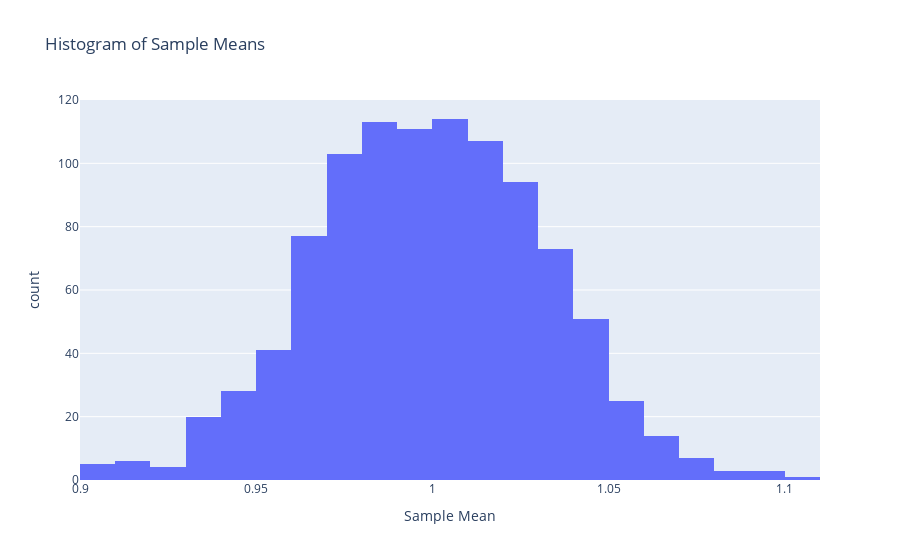

Here is the notebook cell this chart was saved with:
### Code cell


### Figure 1 — Plotly figure (JSON) as saved in the notebook; plotly's stock layout.template omitted (floating-point values rounded to 4 significant figures; data arrays with more than 128 entries replaced by an {"elided": "..."} marker saying what was removed)
{"data": [{"alignmentgroup": "True", "bingroup": "x", "hovertemplate": "Sample Mean=%{x}<br>count=%{y}<extra></extra>", "legendgroup": "", "marker": {"color": "#636efa", "pattern": {"shape": ""}}, "name": "", "nbinsx": 30, "offsetgroup": "", "orientation": "v", "showlegend": false, "type": "histogram", "x": {"elided": "1000 float values"}, "xaxis": "x", "yaxis": "y"}], "layout": {"barmode": "relative", "legend": {"tracegroupgap": 0}, "title": {"text": "Histogram of Sample Means"}, "xaxis": {"anchor": "y", "domain": [0, 1], "title": {"text": "Sample Mean"}}, "yaxis": {"anchor": "x", "domain": [0, 1], "title": {"text": "count"}}}}
